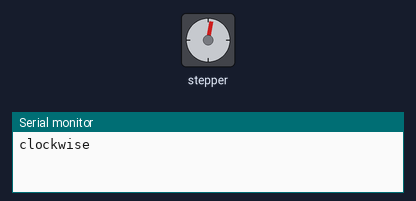
Simulated run of this sketch. Board: Arduino Uno, built with avr-gcc and run on an emulated ATmega328P. Parts: stepper motor, the last lines printed to the serial monitor. Stepper angles assume 255 steps per turn.

Above: at 0.15 s.
At 9.64 s:
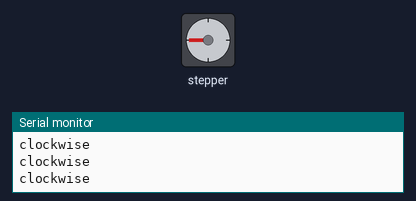
At 19.42 s:
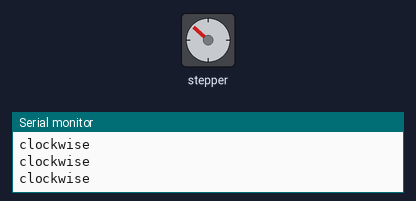
At 39.61 s:
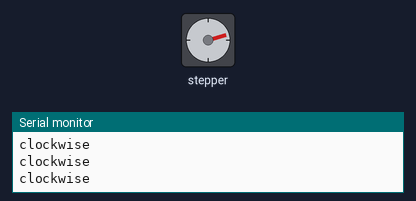
Timing chart, 0 to 40.0 s (numbered marks = the images above):
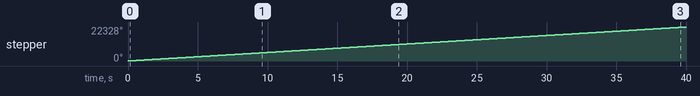

Measured:
- by itself, stepper: keeps turning clockwise at about 558°/s

The sketch:

mario_din.ino
```cpp
#include <Stepper.h>

Stepper myStepper(255, 8, 9, 10, 11);

void setup() {

  myStepper.setSpeed(100);

  Serial.begin(9600);
}

void loop() {

  Serial.println("clockwise");
  myStepper.step(64);
  delay(10);


}
```
